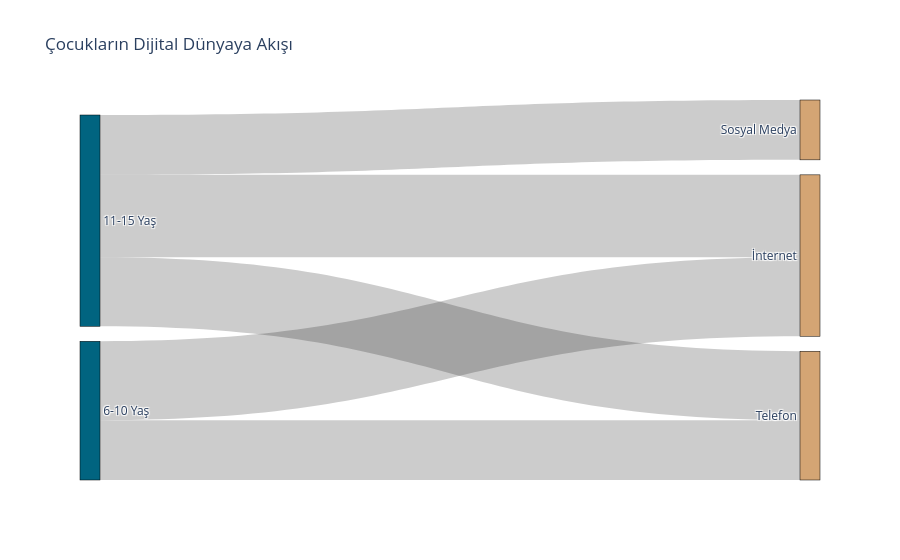

The cell this chart's notebook holds for it:
### Code cell
import plotly.graph_objects as go

fig = go.Figure(go.Sankey(
    node=dict(
        pad=15, thickness=20, line=dict(color="black", width=0.5),
        label=["6-10 Yaş", "11-15 Yaş", "İnternet", "Sosyal Medya", "Telefon"],
        color=["#016480"]*2 + ["#D4A574"]*3 
    ),
    link=dict(
        source=[0, 0, 1, 1, 1], 
        target=[2, 4, 2, 3, 4], 
        value=[87, 66, 91, 66, 76] 
    )
))

fig.update_layout(title_text="Çocukların Dijital Dünyaya Akışı", font_size=12)
fig.write_html("cocuk_dijital_sankey.html") # QR kod için
fig.show()

### Figure 1 — Plotly figure (JSON) as saved in the notebook; plotly's stock layout.template omitted (floating-point values rounded to 4 significant figures)
{"data": [{"link": {"source": [0, 0, 1, 1, 1], "target": [2, 4, 2, 3, 4], "value": [87, 66, 91, 66, 76]}, "node": {"color": ["#016480", "#016480", "#D4A574", "#D4A574", "#D4A574"], "label": ["6-10 Yaş", "11-15 Yaş", "İnternet", "Sosyal Medya", "Telefon"], "line": {"color": "black", "width": 0.5}, "pad": 15, "thickness": 20}, "type": "sankey"}], "layout": {"font": {"size": 12}, "title": {"text": "Çocukların Dijital Dünyaya Akışı"}}}
